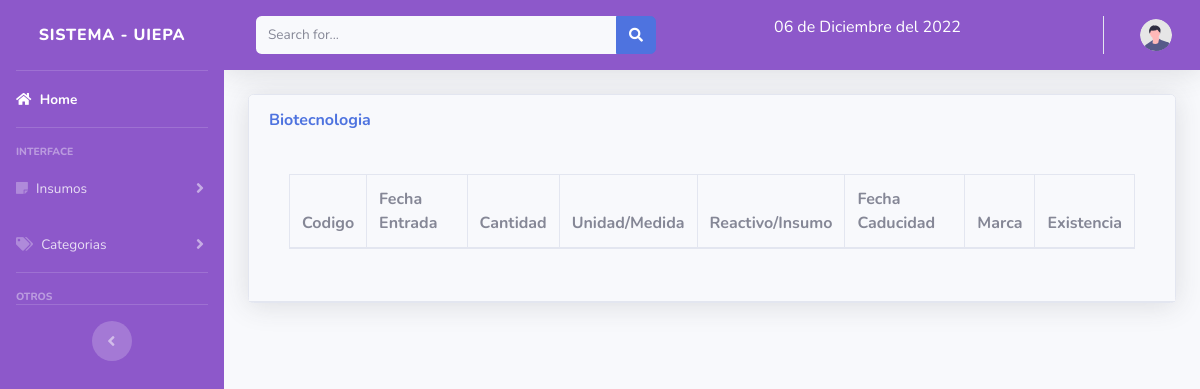
/views/biotecnologia.php?categoria=BIOTECNOLOGIA (signed in), run on an earlier commit of the app's database.
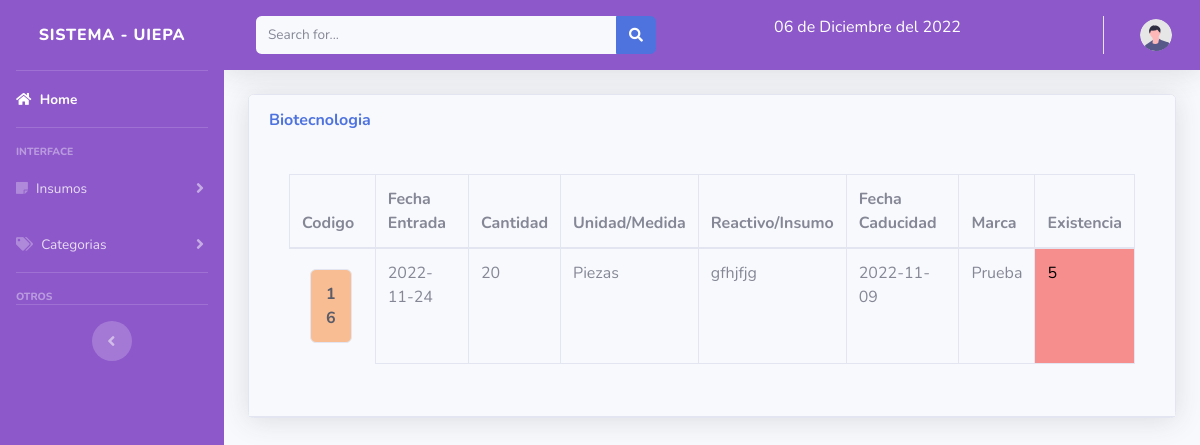
And on a later commit of the database.
### tables this page shows
CREATE TABLE `insumo` (
  `id` int(11) NOT NULL,
  `fecha_entrada` date NOT NULL,
  `cantidad` int(50) NOT NULL,
  `tipo` varchar(100) NOT NULL,
  `unidad` varchar(150) NOT NULL,
  `nombre` varchar(150) NOT NULL,
  `fecha_caducidad` date NOT NULL,
  `marca` varchar(150) NOT NULL,
  `existencia` varchar(150) NOT NULL,
  `categoria` varchar(50) NOT NULL,
  `entregado` int(10) NOT NULL,
  `recibido` int(50) NOT NULL
);

### views/biotecnologia.php (the view, shortened to what this page needs)
<!DOCTYPE html>
<html lang="en">
<head>
</head>
<?php include "../includes/header.php";?>
<body id="page-top">
                <div class="container-fluid">
                    <div class="card shadow mb-4">
                        <div class="card-header py-3">
                            <h6 class="m-0 font-weight-bold text-primary"> Biotecnologia </h6>
                            <br>
                        <div class="card-body">
                            <div class="table-responsive">
                                <table class="table table-bordered" id="dataTable" width="100%" cellspacing="0">
                                    <thead>
                                        <tr>
                                            <th>Codigo</th>
                                            <th>Fecha Entrada</th>
                                            <th>Cantidad</th>
                                            <th>Unidad/Medida</th>
                                            <th>Reactivo/Insumo</th>
                                            <th>Fecha Caducidad</th>
                                            <th>Marca</th>
                                            <th>Existencia</th>
                                        </tr>
                                    </thead>
                                    <?php
$categoria = $_GET['categoria'];
extract($_POST);
require_once ("../includes/db.php");
$sql = "SELECT * FROM insumo WHERE categoria = '$categoria'";
$productos = mysqli_query($conexion, $sql);
if($productos -> num_rows > 0){
foreach($productos as $key => $fila ){
?>
<?php
if ($fila['existencia'] < 10) {
    $clase = 'problema';
  } else {
    $clase = 'correcto';
  }
?>
<tr>
<td <?php echo  'class="'.$fila['categoria'] .'"'; ?>><?php echo $fila['id']; ?></td>
<td><?php echo $fila['fecha_entrada']; ?></td>
<td ><?php echo $fila['cantidad']; ?></td>
<td><?php echo $fila['unidad']; ?></td>
<td><?php echo $fila['nombre']; ?></td>
<td><?php echo $fila['fecha_caducidad']; ?></td>
<td><?php echo $fila['marca']; ?></td>
<td <?php echo  'class="'.$clase .'"'; ?>><?php echo $fila['existencia']; ?></td>
</tr>
<?php  include "calculo_bio.php"; ?>
<?php }
}?>
                                </table>
                            </div>
                        </div>
                    </div>
                </div>
            </div>
            <?php include "form_categoria.php";?>
            <?php include "form_bio.php";?>
</body>
</html>

What changed in the data, as far as the page shows it:
added insumo: id "16", fecha_entrada "2022-11-24", cantidad "20", unidad "Piezas", nombre "gfhjfjg", fecha_caducidad "2022-11-09", marca "Prueba", existencia "5"
